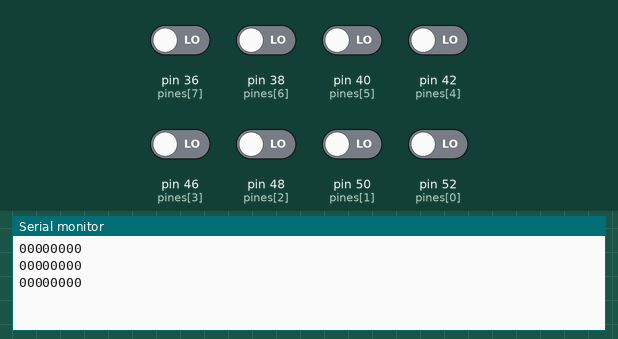
Simulated run of this sketch. Board: Arduino Mega 2560, built with avr-gcc and run on an emulated ATmega2560. On the bench: the last lines printed to the serial monitor. The test bench sets the inputs (shaded band); at power-on: pin 36 (pines[7]), pin 38 (pines[6]), pin 40 (pines[5]), pin 42 (pines[4]), pin 46 (pines[3]), pin 48 (pines[2]), pin 50 (pines[1]), pin 52 (pines[0]) LOW.

Above: at 2.8 s.
2.9 s: pin 36 (pines[7]) driven HIGH
At 3.5 s:
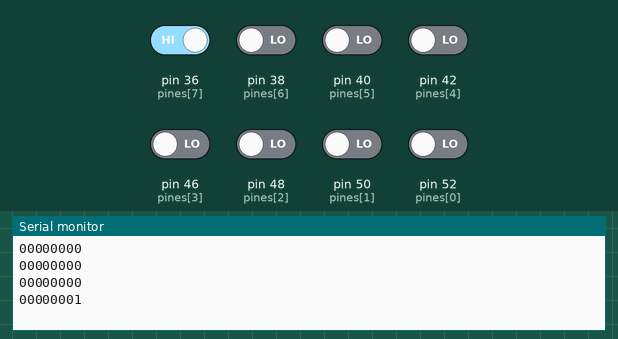
4.4 s: pin 38 (pines[6]) driven HIGH
At 5.7 s:
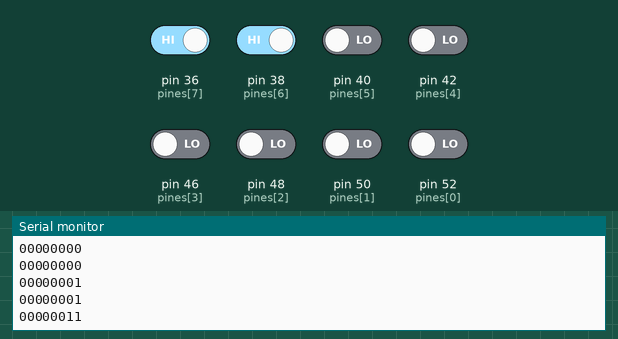
5.9 s: pin 40 (pines[5]) driven HIGH
At 6.8 s:
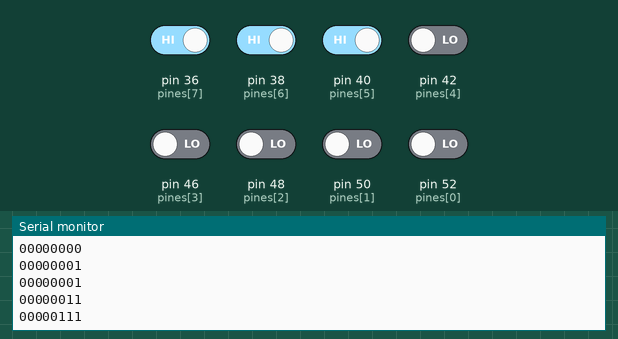
7.4 s: pin 42 (pines[4]) driven HIGH
At 8.7 s:
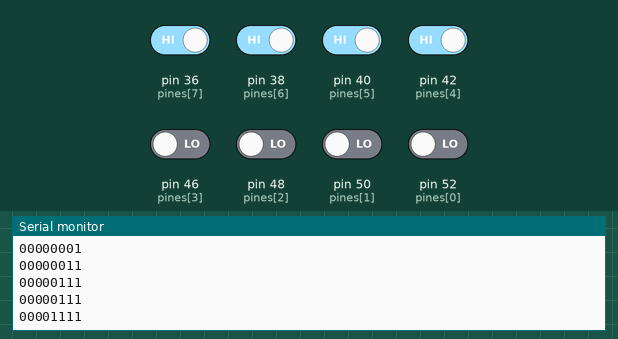
8.9 s: pin 46 (pines[3]) driven HIGH
At 9.5 s:
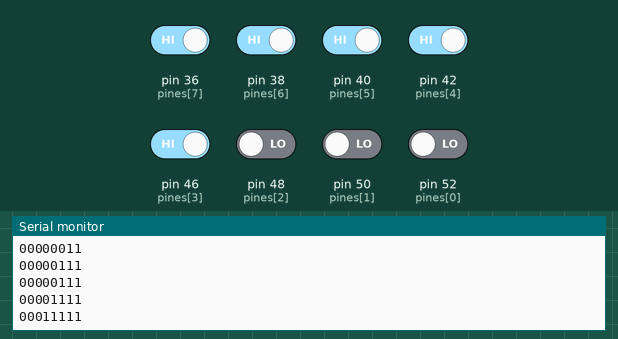
10.4 s: pin 48 (pines[2]) driven HIGH
At 11.8 s:
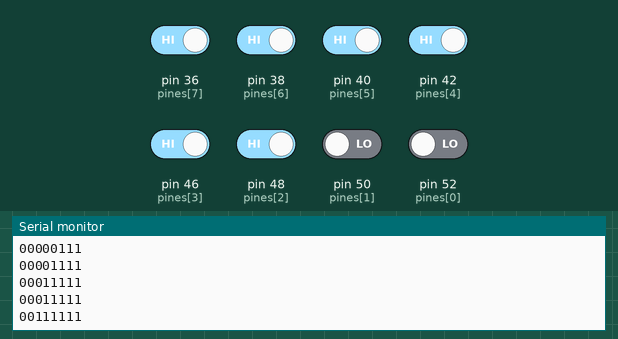
Timing chart, 0 to 12.9 s (numbered marks = the images above; inputs shaded):
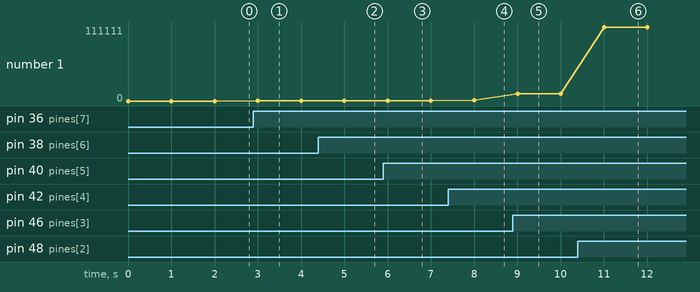

The sketch:

proyecto.ino
```cpp
int pines[]={52,50,48,46,42,40,38,36};
int valores[8]={0,0,0,0,0,0,0,0};
int val; // variable para almacenar el valor leído del potenciómetro

void setup() {
  // inicializamos la comunicación serial para poder ver los valores leídos del potenciómetro en la consola
  Serial.begin(9600);
  for(int i=0; i<8; i++){
    pinMode(i,INPUT);
  }
}

void loop() {
  //val = digitalRead(2); // leemos el valor del potenciómetro en el pin analógico
  for(int i=0;i<8;i++){
    val = digitalRead(pines[i]);
    valores[i]=val;
  }
  for(int i=0;i<8;i++){
    //Serial.print("Entrada ");
    //Serial.print(i);
    //Serial.print(" :");
    Serial.print(valores[i]);
    //Serial.print("\t");
  }

  Serial.println();
  for(int i=0;i<8;i++){
    valores[i]=0;
  }
  //Serial.println(val); // imprimimos el valor leído del potenciómetro en la consola
  delay(1000); // esperamos 100 milisegundos para volver a leer el valor del potenciómetro
}
```

Measured:
- after the input at 2.9 s, the serial monitor: prints a new line after 0.10 s (image 1)
- after the input at 4.4 s, the serial monitor: prints a new line after 0.60 s (image 2)
- after the input at 5.9 s, the serial monitor: prints a new line after 0.10 s (image 3)
- after the input at 7.4 s, the serial monitor: prints a new line after 0.60 s (image 4)
- after the input at 8.9 s, the serial monitor: prints a new line after 0.11 s (image 5)
- after the input at 10.4 s, the serial monitor: prints a new line after 0.61 s (image 6)
- plotted number 1: 0 → 1 after the input at 2.9 s, 1 → 11 after the input at 4.4 s, 11 → 111 after the input at 5.9 s, 111 → 1111 after the input at 7.4 s, 1111 → 11111 after the input at 8.9 s
